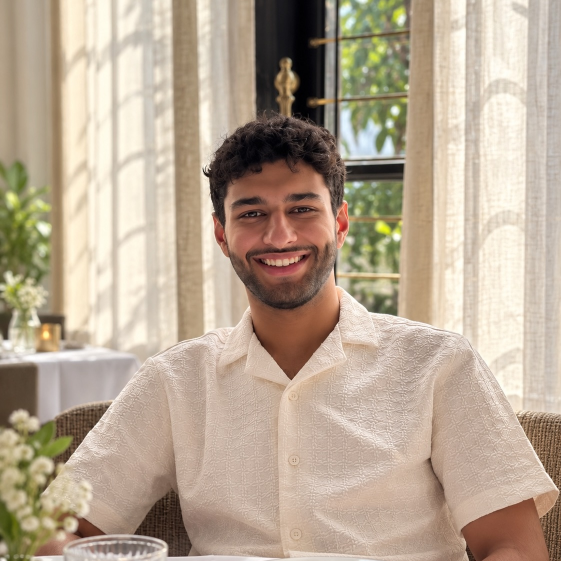
#> input picture src/assets/me.jpeg, 1122 x 1122 px (shown at 1/2 size)
$ python generate_assets.py
#> lines starting #> are read from the running program, lines starting #| are printed output that depends on the picture
#!/usr/bin/env python3
"""Generate production portrait variants and the 1200×630 Open Graph card.

Run with: python -m pip install Pillow && python scripts/generate_assets.py
Generated assets are committed so Netlify needs only npm run build.
"""
from pathlib import Path
from PIL import Image, ImageDraw, ImageFont, ImageOps

ROOT = Path(__file__).resolve().parents[1]
SOURCE = ROOT / "src/assets/me.jpeg"
OUTPUT = ROOT / "public/portraits"
OUTPUT.mkdir(parents=True, exist_ok=True)

with Image.open(SOURCE) as original:
#> original is the input picture: PIL image 1122x1122 RGB; mean R, G, B 184.1, 167.2, 147.6
    original = ImageOps.exif_transpose(original).convert("RGB")
    w, h = original.size
#> w = 1122; h = 1122
    for target in (480, 960, 1122):
        if target > w:
            continue
        height = round(h * target / w)
        resized = original.resize((target, height), Image.Resampling.LANCZOS)
        resized.save(OUTPUT / f"portrait-{target}.webp", format="WEBP", quality=88, method=6)
#> this loop made 3 passes
#> pass 1, `resized = original.resize((target, height), Image.Resampling.LANCZOS)`:
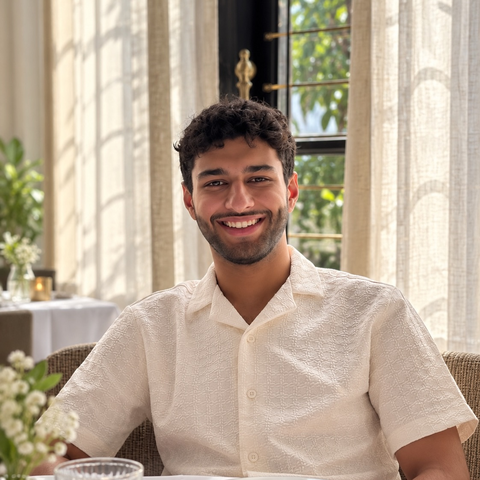
#> resized: PIL image 480x480 RGB; mean R, G, B 184.1, 167.2, 147.6

    # Editorial link card: actual portrait, linen ground, restrained typography.
    canvas = Image.new("RGB", (1200, 630), "#F3EEE6")
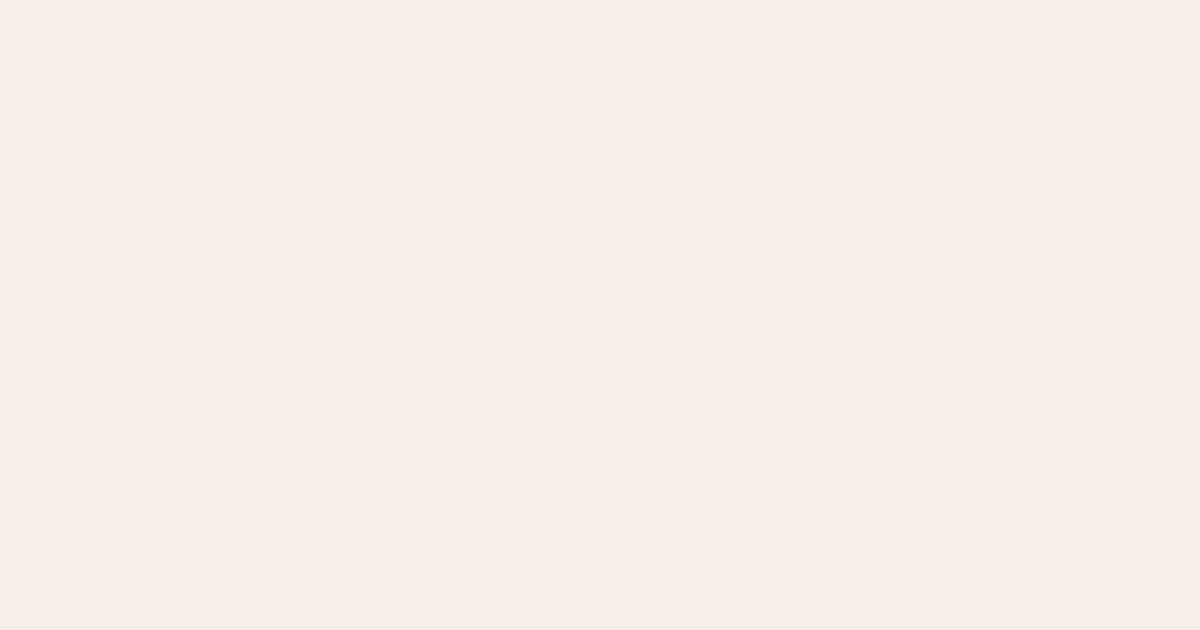
#> canvas: PIL image 1200x630 RGB; mean R, G, B 243, 238, 230
    portrait = ImageOps.fit(original, (508, 630), method=Image.Resampling.LANCZOS, centering=(0.5, 0.42))
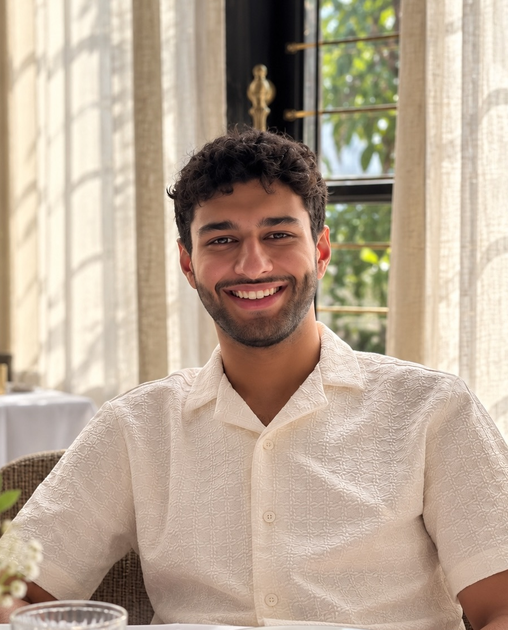
#> portrait: PIL image 508x630 RGB; mean R, G, B 184.8, 167, 148.6
    canvas.paste(portrait, (0, 0))
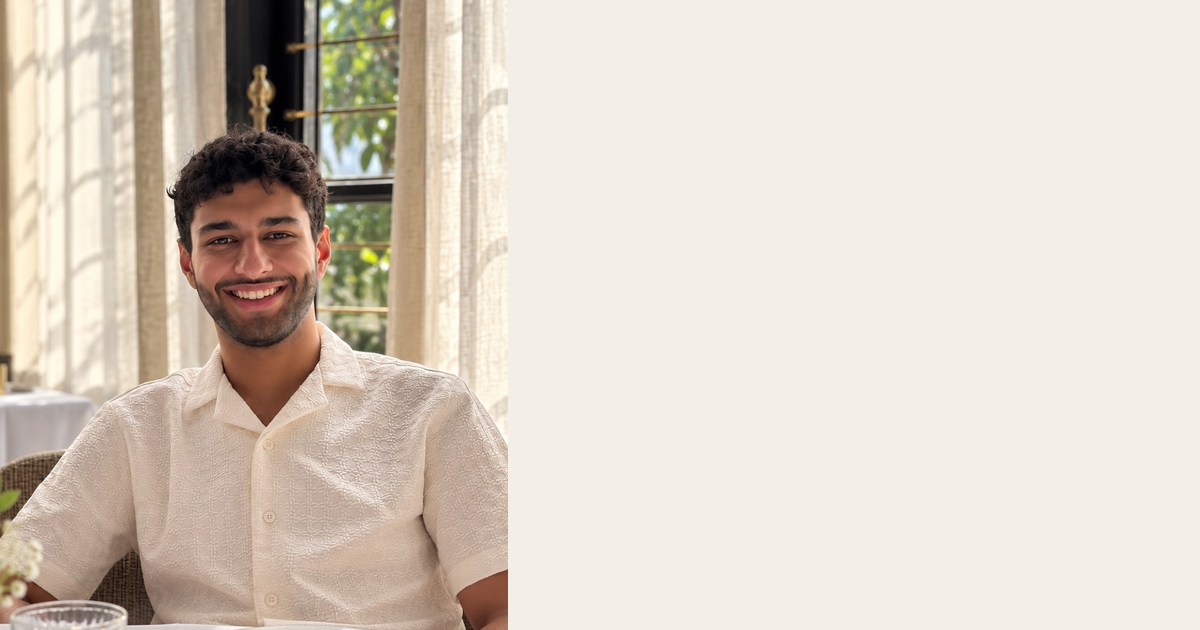
#> canvas: PIL image 1200x630 RGB; mean R, G, B 218.4, 208, 195.6
    draw = ImageDraw.Draw(canvas)
    serif_path = ROOT / "public/fonts/InstrumentSerif-Regular.ttf"
    serif = ImageFont.truetype(str(serif_path), 86)
    sans = ImageFont.truetype("DejaVuSans.ttf", 21)
    small = ImageFont.truetype("DejaVuSans.ttf", 18)
    ink = "#1A1714"
    taupe = "#665B50"
    draw.text((576, 200), "Nakshh Kohli", font=serif, fill=ink)
    draw.text((579, 352), "SOFTWARE ENGINEER", font=sans, fill=ink, stroke_width=0)
    draw.text((579, 389), "Hang Ten Systems · Menlo Park", font=small, fill=taupe)
    canvas.save(ROOT / "public/og-image.jpg", format="JPEG", quality=90, subsampling=0, optimize=True)
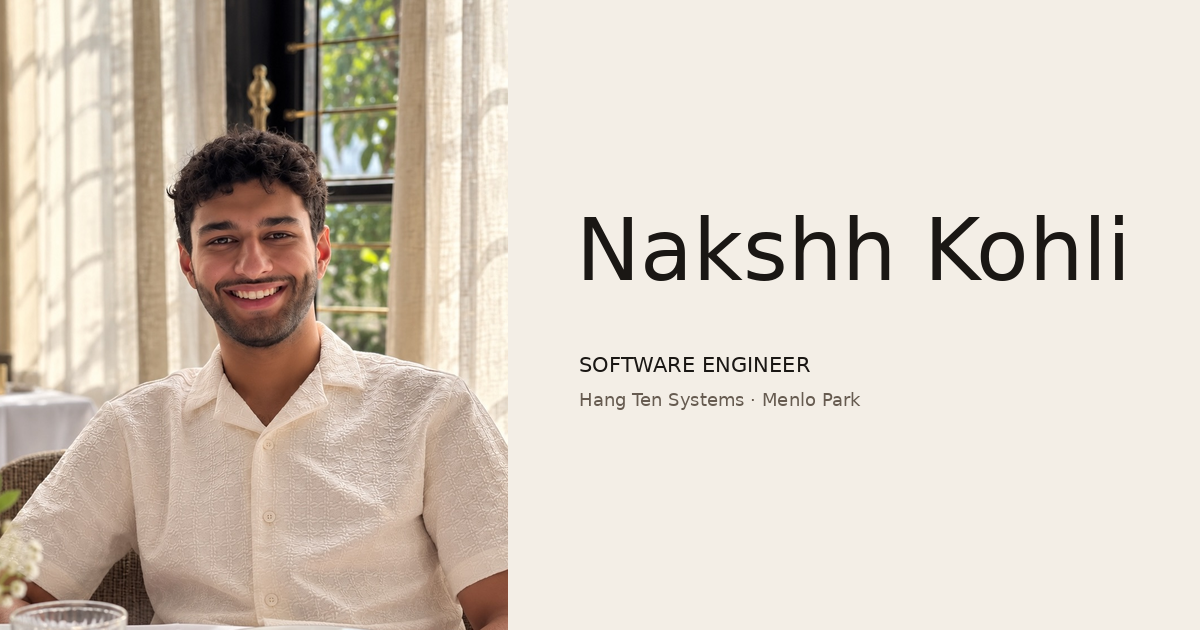
#> saved as og-image.jpg: PIL image 1200x630 RGB; mean R, G, B 214.8, 204.4, 192.1
    print(f"Generated OG image and portraits from {w}x{h} source")
#| Generated OG image and portraits from 1122x1122 source
